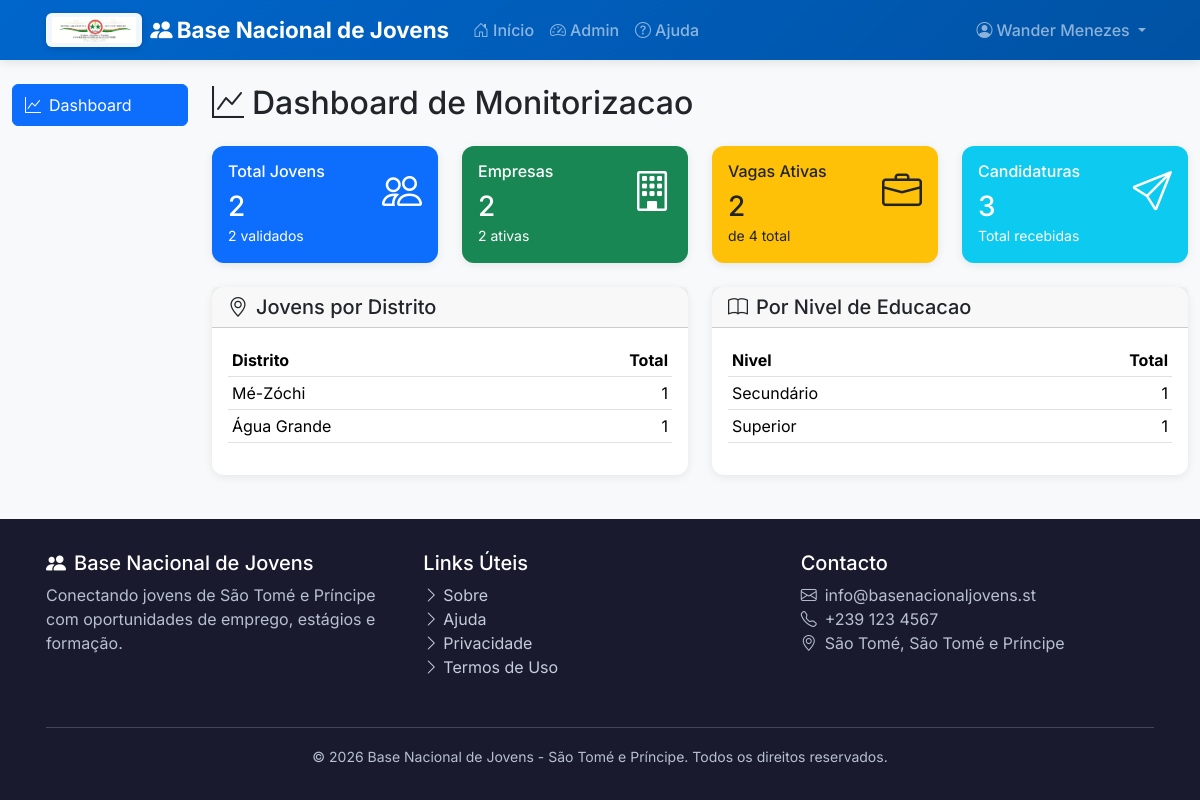
/dashboard/tecnico/ (signed in), run on the app's committed database.
### accounts/models.py (models this page shows, shortened)
class User(AbstractBaseUser, PermissionsMixin):
    class ProfileType(models.TextChoices):
        JOVEM = 'JO', _('Jovem')
        OPERADOR = 'OP', _('Operador Distrital')
        EMPRESA = 'EMP', _('Empresa')
        ADMIN = 'ADM', _('Administrador')
        TECNICO = 'TEC', _('Técnico PNUD')
    email = models.EmailField(_('email address'), unique=True, blank=True, null=True)
    telefone = models.CharField(_('telefone'), max_length=20, unique=True)
    nome = models.CharField(_('nome completo'), max_length=255)
    perfil = models.CharField(
        _('perfil'),
        max_length=3,
        choices=ProfileType.choices,
        default=ProfileType.JOVEM
    )
    distrito = models.ForeignKey(
        'core.District',
        on_delete=models.SET_NULL,
        null=True,
        blank=True,
        verbose_name=_('distrito')
    )
    is_staff = models.BooleanField(_('staff status'), default=False)
    is_active = models.BooleanField(_('active'), default=True)
    is_verified = models.BooleanField(_('verificado'), default=False)
    consentimento_dados = models.BooleanField(
        _('consentimento para uso de dados'),
        default=False,
        help_text=_('Autorizo o uso dos meus dados para fins de empregabilidade')
    )
    consentimento_contacto = models.BooleanField(
        _('consentimento para contacto'),
        default=False,
        help_text=_('Autorizo ser contactado por SMS/WhatsApp/email')
    )
    data_consentimento = models.DateTimeField(null=True, blank=True)
    date_joined = models.DateTimeField(_('date joined'), default=timezone.now)
    last_login = models.DateTimeField(_('last login'), null=True, blank=True)
    nome_empresa = models.CharField(_('nome da empresa'), max_length=255, blank=True)
    nif = models.CharField(_('NIF'), max_length=20, blank=True)
    setor_empresa = models.CharField(_('setor'), max_length=100, blank=True)
    associacao_parceira = models.CharField(_('associação/parceiro'), max_length=255, blank=True)
    objects = UserManager()
    USERNAME_FIELD = 'telefone'
    REQUIRED_FIELDS = ['nome']
    class Meta:
        verbose_name = _('utilizador')
        verbose_name_plural = _('utilizadores')
        ordering = ['-date_joined']
    @property
    def is_jovem(self):
        return self.perfil == self.ProfileType.JOVEM
    @property
    def is_operador(self):
        return self.perfil == self.ProfileType.OPERADOR
    @property
    def is_empresa(self):
        return self.perfil == self.ProfileType.EMPRESA
    @property
    def is_admin(self):
        return self.perfil == self.ProfileType.ADMIN
    @property
    def is_tecnico(self):
        return self.perfil == self.ProfileType.TECNICO

### core/models.py (models this page shows, shortened)
class District(models.Model):
    codigo = models.CharField(_('código'), max_length=3, unique=True)
    nome = models.CharField(_('nome'), max_length=100)
    class Meta:
        verbose_name = _('distrito')
        verbose_name_plural = _('distritos')
        ordering = ['nome']

### dashboard/views.py (the view)
    def wrapper(request, *args, **kwargs):
        if not request.user.is_authenticated or not (request.user.is_tecnico or request.user.is_admin):
            messages.error(request, _('Acesso restrito.'))
            return redirect('home')
        return view_func(request, *args, **kwargs)

### templates/dashboard/tecnico.html (shortened to what this page needs)
{% extends 'base/base.html' %}
{% load humanize %}
{% block content %}
<div class="container-fluid py-4">
    <div class="row">
        <div class="col-lg-2 mb-4">
            <div class="list-group">
                <a href="{% url 'dashboard:tecnico' %}" class="list-group-item list-group-item-action active">
                    <i class="bi bi-graph-up me-2"></i>Dashboard
                </a>
            </div>
        </div>
        <div class="col-lg-10">
            <h2 class="mb-4"><i class="bi bi-graph-up me-2"></i>Dashboard de Monitorizacao</h2>
            <div class="row g-4 mb-4">
                <div class="col-md-3">
                    <div class="card bg-primary text-white">
                        <div class="card-body">
                            <div class="d-flex justify-content-between">
                                <div>
                                    <h6 class="card-title">Total Jovens</h6>
                                    <h3 class="mb-0">{{ stats.total_jovens|intcomma }}</h3>
                                </div>
                                <i class="bi bi-people fs-1"></i>
                            </div>
                            <small>{{ stats.jovens_validados }} validados</small>
                        </div>
                    </div>
                </div>
                <div class="col-md-3">
                    <div class="card bg-success text-white">
                        <div class="card-body">
                            <div class="d-flex justify-content-between">
                                <div>
                                    <h6 class="card-title">Empresas</h6>
                                    <h3 class="mb-0">{{ stats.total_empresas|intcomma }}</h3>
                                </div>
                                <i class="bi bi-building fs-1"></i>
                            </div>
                            <small>{{ stats.empresas_ativas }} ativas</small>
                        </div>
                    </div>
                </div>
                <div class="col-md-3">
                    <div class="card bg-warning text-dark">
                        <div class="card-body">
                            <div class="d-flex justify-content-between">
                                <div>
                                    <h6 class="card-title">Vagas Ativas</h6>
                                    <h3 class="mb-0">{{ stats.vagas_ativas|intcomma }}</h3>
                                </div>
                                <i class="bi bi-briefcase fs-1"></i>
                            </div>
                            <small>de {{ stats.total_vagas }} total</small>
                        </div>
                    </div>
                </div>
                <div class="col-md-3">
                    <div class="card bg-info text-white">
                        <div class="card-body">
                            <div class="d-flex justify-content-between">
                                <div>
                                    <h6 class="card-title">Candidaturas</h6>
                                    <h3 class="mb-0">{{ stats.total_candidaturas|intcomma }}</h3>
                                </div>
                                <i class="bi bi-send fs-1"></i>
                            </div>
                            <small>Total recebidas</small>
                        </div>
                    </div>
                </div>
            </div>
            <div class="row g-4">
                <div class="col-lg-6">
                    <div class="card">
                        <div class="card-header">
                            <h5 class="mb-0"><i class="bi bi-geo-alt me-2"></i>Jovens por Distrito</h5>
                        </div>
                        <div class="card-body">
                            {% if jovens_por_distrito %}
                                <div class="table-responsive">
                                    <table class="table table-sm">
                                        <thead>
                                            <tr>
                                                <th>Distrito</th>
                                                <th class="text-end">Total</th>
                                            </tr>
                                        </thead>
                                        <tbody>
                                            {% for distrito in jovens_por_distrito %}
                                                <tr>
                                                    <td>{{ distrito.nome }}</td>
                                                    <td class="text-end">{{ distrito.total }}</td>
                                                </tr>
                                            {% endfor %}
                                        </tbody>
                                    </table>
                                </div>
                            {% else %}
                                <p class="text-muted">Sem dados disponiveis.</p>
                            {% endif %}
                        </div>
                    </div>
                </div>
                <div class="col-lg-6">
                    <div class="card">
                        <div class="card-header">
                            <h5 class="mb-0"><i class="bi bi-book me-2"></i>Por Nivel de Educacao</h5>
                        </div>
                        <div class="card-body">
                            {% if educacao_stats %}
                                <div class="table-responsive">
                                    <table class="table table-sm">
                                        <thead>
                                            <tr>
                                                <th>Nivel</th>
                                                <th class="text-end">Total</th>
                                            </tr>
                                        </thead>
                                        <tbody>
                                            {% for edu in educacao_stats %}
                                                <tr>
                                                    <td>{{ edu.nome }}</td>
                                                    <td class="text-end">{{ edu.total }}</td>
                                                </tr>
                                            {% endfor %}
                                        </tbody>
                                    </table>
                                </div>
                            {% else %}
                                <p class="text-muted">Sem dados disponiveis.</p>
                            {% endif %}
                        </div>
                    </div>
                </div>
            </div>
        </div>
    </div>
</div>
{% endblock %}

### templates/base/base.html (shortened to what this page needs)
<!DOCTYPE html>
<html lang="pt-pt">
{% load static %}
{% load form_tags %}
<head>
    <link href="https://cdn.jsdelivr.net/npm/bootstrap@5.3.2/dist/css/bootstrap.min.css" rel="stylesheet">
    <link href="https://cdn.jsdelivr.net/npm/bootstrap-icons@1.11.1/font/bootstrap-icons.css" rel="stylesheet">
    <link rel="stylesheet" href="{% static 'css/main.css' %}">
</head>
<body>
    <nav class="navbar navbar-expand-lg navbar-dark">
        <div class="container">
            <a class="navbar-brand d-flex align-items-center gap-2" href="{% url 'home' %}">
                <img src="{% static 'img/cnj_logo.jpg' %}" alt="CNJ" class="navbar-logo">
                <span><i class="bi bi-people-fill me-1"></i>Base Nacional de Jovens</span>
            </a>
            <div class="collapse navbar-collapse" id="navbarNav">
                <ul class="navbar-nav me-auto">
                    <li class="nav-item">
                        <a class="nav-link" href="{% url 'home' %}">
                            <i class="bi bi-house-door me-1"></i>Início
                        </a>
                    </li>
                    {% if user.is_authenticated %}
                        {% if user.is_jovem %}
                            {% if user_has_profile %}
                                <li class="nav-item">
                                    <a class="nav-link" href="{% url 'profiles:detail' %}">
                                        <i class="bi bi-person me-1"></i>Meu Perfil
                                    </a>
                                </li>
                                <li class="nav-item">
                                    <a class="nav-link" href="{% url 'profiles:available_jobs' %}">
                                        <i class="bi bi-briefcase me-1"></i>Vagas Disponíveis
                                    </a>
                                </li>
                            {% else %}
                                <li class="nav-item">
                                    <a class="nav-link" href="{% url 'profiles:wizard' %}">
                                        <i class="bi bi-person-plus me-1"></i>Completar Perfil
                                    </a>
                                </li>
                            {% endif %}
                        {% elif user.is_admin %}
                            <li class="nav-item">
                                <a class="nav-link" href="{% url 'dashboard:admin' %}">
                                    <i class="bi bi-speedometer2 me-1"></i>Admin
                                </a>
                            </li>
                        {% elif user.is_tecnico %}
                            <li class="nav-item">
                                <a class="nav-link" href="{% url 'dashboard:tecnico' %}">
                                    <i class="bi bi-graph-up me-1"></i>Dashboard
                                </a>
                            </li>
                        {% endif %}
                    {% else %}
                        <li class="nav-item">
                            <a class="nav-link" href="{% url 'accounts:login' %}?next={% url 'profiles:available_jobs' %}">
                                <i class="bi bi-briefcase me-1"></i>Vagas Disponíveis
                            </a>
                        </li>
                    {% endif %}
                    <li class="nav-item">
                        <a class="nav-link" href="{% url 'help' %}">
                            <i class="bi bi-question-circle me-1"></i>Ajuda
                        </a>
                    </li>
                </ul>
                <ul class="navbar-nav">
                    {% if user.is_authenticated %}
                        <li class="nav-item dropdown">
                            <a class="nav-link dropdown-toggle" href="#" id="userDropdown" role="button" data-bs-toggle="dropdown">
                                <i class="bi bi-person-circle me-1"></i>{{ user.nome|truncatechars:20 }}
                            </a>
                        </li>
                    {% endif %}
                </ul>
            </div>
        </div>
    </nav>
    <main>
        {% block content %}{% endblock %}
    </main>
    <footer class="footer">
        <div class="container">
            <div class="row">
                <div class="col-md-4 mb-3">
                    <h5><i class="bi bi-people-fill me-2"></i>Base Nacional de Jovens</h5>
                    <p class="text-footer">Conectando jovens de São Tomé e Príncipe com oportunidades de emprego, estágios e formação.</p>
                </div>
                <div class="col-md-4 mb-3">
                    <h5>Links Úteis</h5>
                    <ul class="list-unstyled">
                        <li><a href="{% url 'about' %}"><i class="bi bi-chevron-right me-1"></i>Sobre</a></li>
                        <li><a href="{% url 'help' %}"><i class="bi bi-chevron-right me-1"></i>Ajuda</a></li>
                        <li><a href="{% url 'privacy' %}"><i class="bi bi-chevron-right me-1"></i>Privacidade</a></li>
                        <li><a href="{% url 'terms' %}"><i class="bi bi-chevron-right me-1"></i>Termos de Uso</a></li>
                    </ul>
                </div>
                <div class="col-md-4 mb-3">
                    <h5>Contacto</h5>
                    <p class="text-footer">
                        <i class="bi bi-envelope me-2"></i>info@basenacionaljovens.st<br>
                        <i class="bi bi-telephone me-2"></i>+239 123 4567<br>
                        <i class="bi bi-geo-alt me-2"></i>São Tomé, São Tomé e Príncipe
                    </p>
                </div>
            </div>
            <hr class="my-3">
            <div class="text-center text-footer">
                <small>&copy; {% now "Y" %} Base Nacional de Jovens - São Tomé e Príncipe. Todos os direitos reservados.</small>
            </div>
        </div>
    </footer>
</body>
</html>

### data on the page
User: nome "Wander Menezes"
District: nome "Mé-Zóchi"
District: nome "Água Grande"

### other printed values
{{ stats.total_jovens|intcomma }} "2"
{{ stats.jovens_validados }} "2"
{{ stats.total_empresas|intcomma }} "2"
{{ stats.empresas_ativas }} "2"
{{ stats.vagas_ativas|intcomma }} "2"
{{ stats.total_vagas }} "4"
{{ stats.total_candidaturas|intcomma }} "3"
{{ distrito.total }} "1" "1"
{{ edu.nome }} "Secundário" "Superior"
{{ edu.total }} "1" "1"
